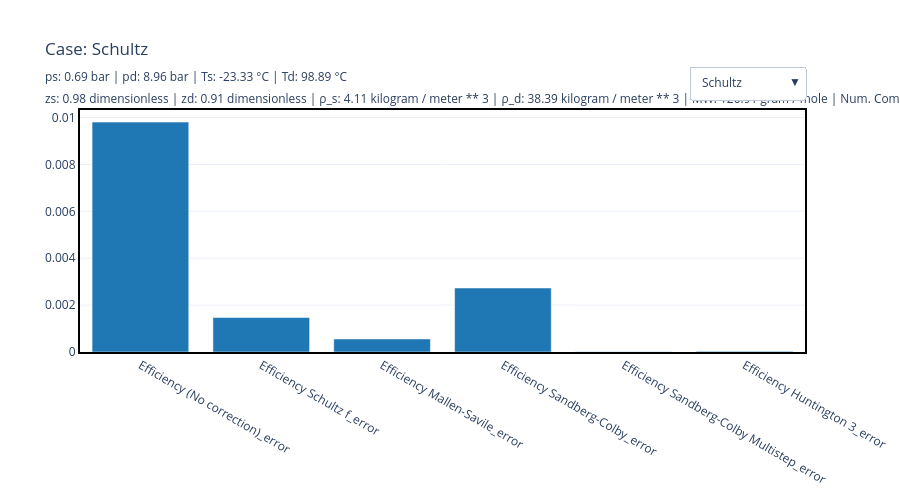

Source (notebook cell):
### Markdown cell above
In the plot below we can visualize the same results for some cases in a bar plot:

### Code cell
def tab_cases(variable):
    series_all = df.loc[df.index.str.contains(variable)]
    cases = list(series_all.columns)

    fig = go.Figure()
    for i, case in enumerate(cases):
        fig.add_trace(
            go.Bar(
                x=list(series_all.index),
                y=series_all[case].values,
                visible=(i == 0),
            )
        )

    def case_title(case):
        suc, disch = states(case)
        info = (
            f"ps: {df.loc['ps bara', case]} bar | "
            f"pd: {df.loc['pd bara', case]} bar | "
            f"Ts: {df.loc['Ts degC', case]} °C | "
            f"Td: {df.loc['Td degC', case]} °C<br>"
            f"zs: {suc.z():.2f} | zd: {disch.z():.2f} | "
            f"ρ_s: {suc.rho():.2f} | ρ_d: {disch.rho():.2f} | "
            f"MW: {suc.molar_mass('g/mole'):.2f} | "
            f"Num. Comp.: {len(suc.fluid)}"
        )
        return f"Case: {case}<br><sub>{info}</sub>"

    buttons = []
    for i, case in enumerate(cases):
        visibility = [j == i for j in range(len(cases))]
        buttons.append(
            dict(
                label=case,
                method="update",
                args=[
                    {"visible": visibility},
                    {"title": {"text": case_title(case)}},
                ],
            )
        )

    fig.update_layout(
        showlegend=False,
        width=900,
        height=500,
        title=dict(text=case_title(cases[0])),
        margin=dict(t=110),
        updatemenus=[
            dict(
                buttons=buttons,
                direction="down",
                showactive=True,
                x=1.0,
                xanchor="right",
                y=1.18,
                yanchor="top",
            )
        ],
    )
    return fig


tab_cases("error")
